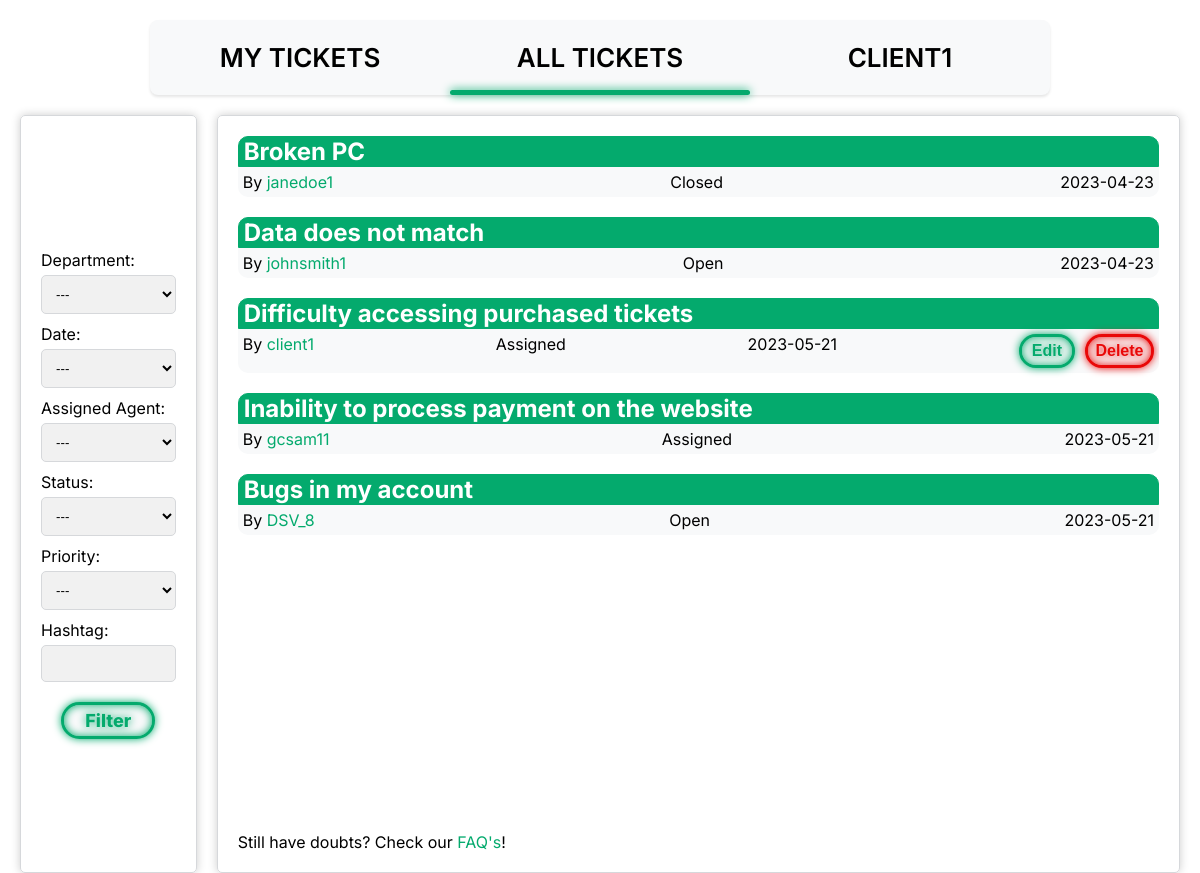
Screenshot of /pages/all_tickets.php (signed in) with the database file from the repository.
### tables this page shows
CREATE TABLE TICKET (
    ticket_id INTEGER PRIMARY KEY AUTOINCREMENT,
    user_id INT NOT NULL,
    assigned_agent INT CHECK (assigned_agent <> user_id),
    department_id INT,
    title VARCHAR(255) NOT NULL,
    description VARCHAR(1000) NOT NULL,
    status VARCHAR(10) NOT NULL DEFAULT 'Open' CHECK (status = 'Open' OR status = 'Assigned' OR status = 'Closed'),
    priority VARCHAR(10) NOT NULL DEFAULT 'Low' CHECK (priority = 'Low' OR priority = 'Medium' OR priority = 'High'),
    date DATE NOT NULL,
    hashtag VARCHAR(255),
    FOREIGN KEY(user_id) REFERENCES USER(user_id) ON DELETE CASCADE ON UPDATE CASCADE,
    FOREIGN KEY(department_id) REFERENCES DEPARTMENT(department_id) ON DELETE CASCADE ON UPDATE CASCADE,
    FOREIGN KEY(assigned_agent) REFERENCES USER(user_id) ON DELETE CASCADE ON UPDATE CASCADE
);

CREATE TABLE USER (
    user_id INTEGER PRIMARY KEY AUTOINCREMENT,
    department_id INT,
    name VARCHAR(255) NOT NULL,
    username VARCHAR(8) NOT NULL UNIQUE,
    email VARCHAR(255) NOT NULL UNIQUE,
    password VARCHAR(255) NOT NULL,
    type VARCHAR(10) NOT NULL DEFAULT 'Client' CHECK (type = 'Agent' OR type = 'Admin' OR type = 'Client'),
    gender VARCHAR(10) DEFAULT 'None' CHECK(gender = 'Male' or gender = 'Female' or gender = 'Other' or gender = 'None'),
    FOREIGN KEY(department_id) REFERENCES DEPARTMENT(department_id) ON DELETE CASCADE ON UPDATE CASCADE
);

### database/get_tickets.php (the view)
<?php
    include 'connection.php';
    $stmt = $db->prepare('SELECT * FROM Ticket');
    $stmt->execute();
    while($row = $stmt -> fetch()){
        $stmt2 = $db -> prepare('SELECT username FROM User WHERE user_id = :user_id');
        $stmt2 -> bindParam(':user_id', $row['user_id']);
        $stmt2 -> execute();
        $row2 = $stmt2 -> fetch();
        echo '<h2><a class="ticket_readmore" href="../pages/ticket.php?id='.$row['ticket_id'].'&site=all_tickets">' . $row['title'] . '</a></h2>
        <div class="ticket">
        <div class="ticket_main_info"> <span class="ticket_username"> By <a class="ticket_username_link" href="../pages/profile_viewer.php?id=' .$row['user_id'] . '">' . $row2['username'] . '</a> </span>
        <span class="ticket_status">' . $row['status'] . '</span>
        <span class="ticket_date">' . $row['date'] . ' </span>';
        if(($_SESSION['type'] == 'Admin') || ($_SESSION['user_id'] == $row['user_id'])){
            echo '<div class ="btns">';
            echo '<form class ="editbtnform" action="../pages/editTicket.php?id='.$row['ticket_id'].'" method="POST">
            <input type="hidden" name="csrf" value="' . $_SESSION['csrf'] . '">
            <input type="hidden" name="site" value="alltickets">
            <button type="submit" id="edit_btn"> Edit </button> </form>';
            echo '<form class="deletebtnform" action="../database/deleteTicket.php" method="POST">
            <input type="hidden" name="csrf" value="' . $_SESSION['csrf'] . '">
            <input type="hidden" name="site" value="alltickets">
            <input type="hidden" name="id" value=' . $row['ticket_id'] .'>
            <button type="submit" id="delete_btn"> Delete </button> </form></div>';
        }
        echo '</div></div>';
    }
?>

### css/all_tickets.css (style rules this page uses)
:root { --clr-neon_green: #04AA6D; --clr-neon_red: #e90808; --clr-bg: #f8f9fa; }
*, *::before *::after { box-sizing: border-box; }
body { margin: 0; padding: 0; font-family: 'Inter', sans-serif; }
h2 { border: 1px solid var(--clr-neon_green); padding-left: 5px; margin-bottom: 0; border-radius: 10px 10px 0px 0px; background-color: var(--clr-neon_green); }
h2:first-of-type { margin-top: 0; }
.ticket_readmore { color: white; text-decoration: none; }
.ticket_main_info { display: flex; justify-content: space-between; }
.ticket_username_link { text-decoration: none; color: var(--clr-neon_green); }
.ticket { border: 0px; background-color: var(--clr-bg); border-radius: 0px 0px 10px 10px; padding: 5px; }
.ticket:last-of-type { margin-bottom: 10px; }
.btns { display: flex; justify-content: space-between; }
.editbtnform { margin-right: 10px; }
#edit_btn { background-color: var(--clr-bg); color: var(--clr-neon_green); padding: 5px 10px; border: 3px solid var(--clr-neon_green); border-radius: 32px; cursor: pointer; opacity: 1; text-align: center; font-weight: 600; font-size: medium; width: 100%; transition: opacity 100ms linear; text-shadow: 0 0 0.125em hsl(0 0% 100% / 0.5), 0 0 0.45em var(--clr-neon_green); box-shadow: inset 0 0 0.5em 0 var(--clr-neon_green), 0 0 0.5em 0 var(--clr-neon_green); }
#delete_btn { background-color: var(--clr-bg); color: var(--clr-neon_red); padding: 5px; margin-right: 5px; border: 3px solid var(--clr-neon_red); border-radius: 32px; cursor: pointer; opacity: 1; text-align: center; font-weight: 600; font-size: medium; width: 100%; transition: opacity 100ms linear; text-shadow: 0 0 0.125em hsl(0 0% 100% / 0.5), 0 0 0.45em var(--clr-neon_red); box-shadow: inset 0 0 0.5em 0 var(--clr-neon_red), 0 0 0.5em 0 var(--clr-neon_red); }

### rows the page displays
ticket: title "Broken PC", user.username "janedoe1", status "Closed", date "2023-04-23"
ticket: title "Data does not match", user.username "johnsmith1", status "Open", date "2023-04-23"
ticket: title "Difficulty accessing purchased tickets", user.username "client1", status "Assigned", date "2023-05-21"
ticket: title "Inability to process payment on the website", user.username "gcsam11", status "Assigned", date "2023-05-21"
ticket: title "Bugs in my account", user.username "DSV_8", status "Open", date "2023-05-21"

### other values shown
$profile "CLIENT1"
